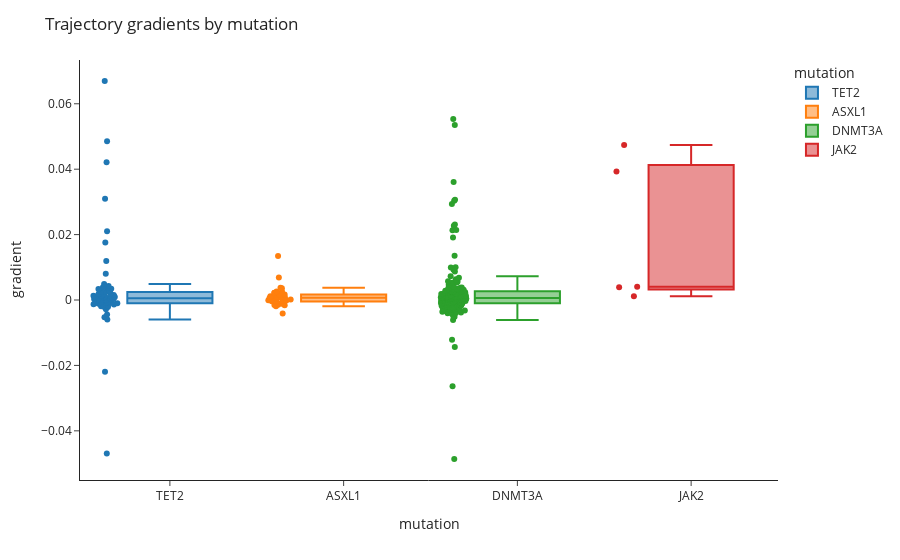

Notebook cell for this chart:
### Markdown cell above
Function *gradients* allows us to crate violin plots of the overall gradient of all trajectories containing a mutation in a list of genes.

### Code cell
plot.gradients(lbc, ['DNMT3A','JAK2','TET2','ASXL1'])

### Figure 1 — Plotly figure (JSON) as saved in the notebook; plotly's stock layout.template omitted (floating-point values rounded to 4 significant figures; data arrays with more than 128 entries replaced by an {"elided": "..."} marker saying what was removed)
{"data": [{"alignmentgroup": "True", "boxpoints": "all", "hovertemplate": "<b>%{hovertext}</b><br><br>mutation=%{x}<br>gradient=%{y}<extra></extra>", "hovertext": ["LBC0001A", "LBC0001A", "LBC0046H", "LBC0046H", "LBC0065A", "LBC0102H", "LBC0111B", "LBC0118V", "LBC0118V", "LBC0118V", "LBC0144B", "LBC0144B", "LBC0220K", "LBC0220K", "LBC0251K", "LBC0251K", "LBC0263L", "LBC0263L", "LBC0284K", "LBC0284K", "LBC0293E", "LBC0377A", "LBC0392K", "LBC0392K", "LBC0405M", "LBC0429V", "LBC0429V", "LBC0439R", "LBC0446H", "LBC0516R", "LBC0517V", "LBC0588E", "LBC0591L", "LBC0591L", "LBC0591L", "LBC360008", "LBC360072", "LBC360072", "LBC360104", "LBC360181", "LBC360181", "LBC360213", "LBC360231", "LBC360283", "LBC360414", "LBC360453", "LBC360453", "LBC360508", "LBC360508", "LBC360636", "LBC360666", "LBC360666", "LBC360694", "LBC360843", "LBC360898", "LBC360908", "LBC360908", "LBC360908", "LBC360919", "LBC361006", "LBC361122", "LBC361172", "LBC361214", "LBC361225", "LBC361286", "LBC361286"], "legendgroup": "TET2", "marker": {"color": "#1F77B4"}, "name": "TET2", "notched": false, "offsetgroup": "TET2", "orientation": "v", "showlegend": true, "type": "box", "x": ["TET2", "TET2", "TET2", "TET2", "TET2", "TET2", "TET2", "TET2", "TET2", "TET2", "TET2", "TET2", "TET2", "TET2", "TET2", "TET2", "TET2", "TET2", "TET2", "TET2", "TET2", "TET2", "TET2", "TET2", "TET2", "TET2", "TET2", "TET2", "TET2", "TET2", "TET2", "TET2", "TET2", "TET2", "TET2", "TET2", "TET2", "TET2", "TET2", "TET2", "TET2", "TET2", "TET2", "TET2", "TET2", "TET2", "TET2", "TET2", "TET2", "TET2", "TET2", "TET2", "TET2", "TET2", "TET2", "TET2", "TET2", "TET2", "TET2", "TET2", "TET2", "TET2", "TET2", "TET2", "TET2", "TET2"], "x0": " ", "xaxis": "x", "y": [-0.001674, 0.03095, 0.00249, -0.0007757, 0.002, -0.004409, 0.001097, 0, -0.001388, 0.0001633, -0.0004082, -0.000939, -0.0009798, 0.0006124, 0.003349, 0.04215, 0.0004082, 0.004287, -0.002041, 0.000939, 0.01195, 0.0007348, 0.0006532, -0.0001633, 0.001266, 0.0001225, 0.003756, 0.0002858, 0.001143, -0.002817, 0.008002, 0.001878, -0.005254, -0.001732, 0.02102, 0.0002667, 0.002433, 0.04853, -0.001267, -6.667e-05, 0.06697, 0.0004333, -0.0009798, 0.002694, 0.0008083, -0.0219, 0.001567, -0.005933, 0.003867, -0.005307, 0.0018, 0.01757, -0.001905, -0.002133, -0.0009333, 0.0004667, 0.004933, 0.003433, 0.0011, 0.0008333, -0.0006667, 0.001266, -0.0007333, 0.001267, -0.04694, -0.001155], "y0": " ", "yaxis": "y"}, {"alignmentgroup": "True", "boxpoints": "all", "hovertemplate": "<b>%{hovertext}</b><br><br>mutation=%{x}<br>gradient=%{y}<extra></extra>", "hovertext": ["LBC0031R", "LBC0046H", "LBC0065A", "LBC0065A", "LBC0065A", "LBC0102H", "LBC0118V", "LBC0118V", "LBC0152W", "LBC0165A", "LBC0176A", "LBC0220K", "LBC0220K", "LBC0220K", "LBC0220K", "LBC0220K", "LBC0242M", "LBC0263L", "LBC0263L", "LBC0284K", "LBC0377A", "LBC0377A", "LBC0392K", "LBC0392K", "LBC0392K", "LBC0405M", "LBC0446H", "LBC0446H", "LBC0446H", "LBC0461R", "LBC360104", "LBC360212", "LBC360790", "LBC360790", "LBC360898", "LBC361133"], "legendgroup": "ASXL1", "marker": {"color": "#FF7F0E"}, "name": "ASXL1", "notched": false, "offsetgroup": "ASXL1", "orientation": "v", "showlegend": true, "type": "box", "x": ["ASXL1", "ASXL1", "ASXL1", "ASXL1", "ASXL1", "ASXL1", "ASXL1", "ASXL1", "ASXL1", "ASXL1", "ASXL1", "ASXL1", "ASXL1", "ASXL1", "ASXL1", "ASXL1", "ASXL1", "ASXL1", "ASXL1", "ASXL1", "ASXL1", "ASXL1", "ASXL1", "ASXL1", "ASXL1", "ASXL1", "ASXL1", "ASXL1", "ASXL1", "ASXL1", "ASXL1", "ASXL1", "ASXL1", "ASXL1", "ASXL1", "ASXL1"], "x0": " ", "xaxis": "x", "y": [0.001347, -0.0005715, -0.0001633, 8.165e-05, 0.0007348, -0.001878, -0.0004082, 0.006899, 0.001674, -0.004157, 0.01343, -0.0003266, -0.001633, -0.001266, 0.0008573, 0.001755, 0.001551, -0.001102, -0.001021, 0.0008165, 0.000939, 0.001184, -0.001511, 0.003715, -0.001429, 0.001102, 0.0006532, 0.0001633, -4.082e-05, 0.003593, 0.0026, -0.0002667, 0.0026, 0.002167, 0.0003667, 0.002245], "y0": " ", "yaxis": "y"}, {"alignmentgroup": "True", "boxpoints": "all", "hovertemplate": "<b>%{hovertext}</b><br><br>mutation=%{x}<br>gradient=%{y}<extra></extra>", "hovertext": {"elided": "162 str values"}, "legendgroup": "DNMT3A", "marker": {"color": "#2CA02C"}, "name": "DNMT3A", "notched": false, "offsetgroup": "DNMT3A", "orientation": "v", "showlegend": true, "type": "box", "x": {"elided": "162 str values"}, "x0": " ", "xaxis": "x", "y": {"elided": "162 float values"}, "y0": " ", "yaxis": "y"}, {"alignmentgroup": "True", "boxpoints": "all", "hovertemplate": "<b>%{hovertext}</b><br><br>mutation=%{x}<br>gradient=%{y}<extra></extra>", "hovertext": ["LBC0111B", "LBC360109", "LBC360291", "LBC360636", "LBC360702"], "legendgroup": "JAK2", "marker": {"color": "#D62728"}, "name": "JAK2", "notched": false, "offsetgroup": "JAK2", "orientation": "v", "showlegend": true, "type": "box", "x": ["JAK2", "JAK2", "JAK2", "JAK2", "JAK2"], "x0": " ", "xaxis": "x", "y": [0.003926, 0.03927, 0.001143, 0.004082, 0.04737], "y0": " ", "yaxis": "y"}], "layout": {"boxmode": "overlay", "legend": {"title": {"text": "mutation"}, "tracegroupgap": 0}, "margin": {"t": 60}, "title": {"text": "Trajectory gradients by mutation"}, "xaxis": {"anchor": "y", "categoryarray": ["TET2", "ASXL1", "DNMT3A", "JAK2"], "categoryorder": "array", "domain": [0, 1], "title": {"text": "mutation"}}, "yaxis": {"anchor": "x", "domain": [0, 1], "title": {"text": "gradient"}}}}
